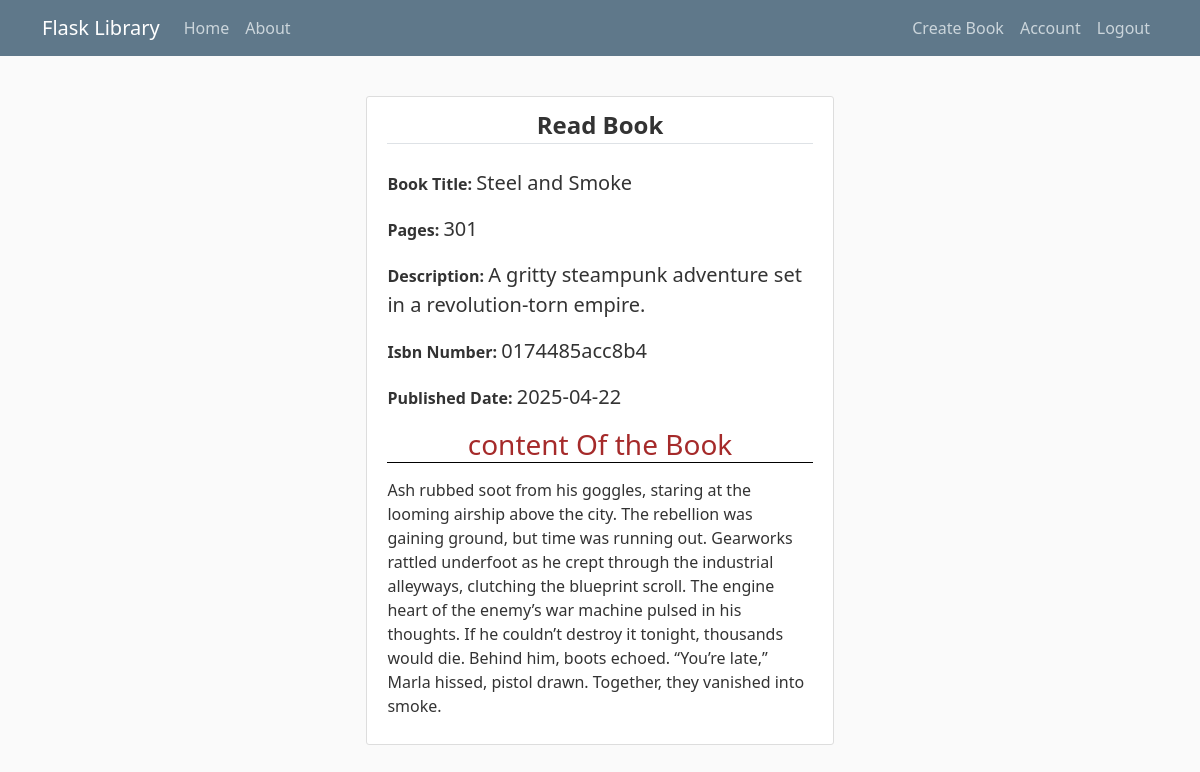
The app's page /book/9 (signed in) with its own data.
### flasklibrary/models.py (models this page shows, shortened)
class Book(db.Model):
    id = db.Column(db.Integer, primary_key= True)
    title =  db.Column(db.String(100), nullable=False)
    published_date = db.Column(db.DateTime, nullable = False, default = datetime.utcnow )
    pages = db.Column(db.Integer, nullable=False)
    isbn = db.Column(db.String(50), unique= True,nullable=False)
    description = db.Column(db.String(100),nullable=False)
    image_file = db.Column(db.String(100), nullable=False)
    content = db.Column(db.Text, nullable = False)

### flasklibrary/routes.py (the view)
@app.route("/book/<int:book_id>")
@login_required
def read_book(book_id):
    book = Book.query.get_or_404(book_id)
    return render_template('read_book.html',book=book)

### flasklibrary/models.py (called while the page is built)
@login_manager.user_loader
def load_user(user_id):
    return User.query.get(int(user_id))

### flasklibrary/templates/read_book.html (shortened to what this page needs)
{% extends "layout.html" %}
{% block content %}
<div class="content-section">
    <legend class="text-center border-bottom mb-4 fw-bold">Read Book</legend>
    <p class="fw-bold">Book Title: <span style="font-size: 20px;font-weight: 400;">{{book.title}}</span> </p>
    <p class="fw-bold">Pages: <span style="font-size: 20px;font-weight: 400;">{{book.pages}}</span></p>
    <p class="fw-bold">Description: <span style="font-size: 20px;font-weight: 400;">{{book.description}}</span></p>
    <p class="fw-bold">Isbn Number: <span style="font-size: 20px;font-weight: 400;">{{book.isbn}}</span></p>
    <p class="fw-bold">Published Date: <span style="font-size: 20px;font-weight: 400;">{{book.published_date.strftime('%Y-%m-%d')}}</span></p>
    <h3 style="text-align: center;color: brown; border-bottom: 1px solid black;margin-bottom: 15px;">content Of the Book</h3>
    <p>{{book.content}}</p>
</div>
{% endblock content %}

### flasklibrary/static/main.css (style rules this page uses)
body { background: #fafafa; color: #333333; margin-top: 5rem; }
h1, h2, h3, h4, h5, h6 { color: #444444; }
.content-section { background: #ffffff; padding: 10px 20px; border: 1px solid #dddddd; border-radius: 3px; margin-bottom: 20px; margin: auto; width: 40%; }

### records on screen
Book: title "Steel and Smoke", pages "301", description "A gritty steampunk adventure set in a revolution-torn empire.", isbn "0174485acc8b4", published_date "2025-04-22", content "Ash rubbed soot from his goggles, staring at the looming airship above the city. The rebellion was gaining ground, but time was running out. Gearworks rattled underfoot as he crept through the industrial alleyways, clutching the blueprint scroll. The engine heart of the enemy’s war machine pulsed in his thoughts. If he couldn’t destroy it tonight, thousands would die. Behind him, boots echoed. “You’re late,” Marla hissed, pistol drawn. Together, they vanished into smoke."
